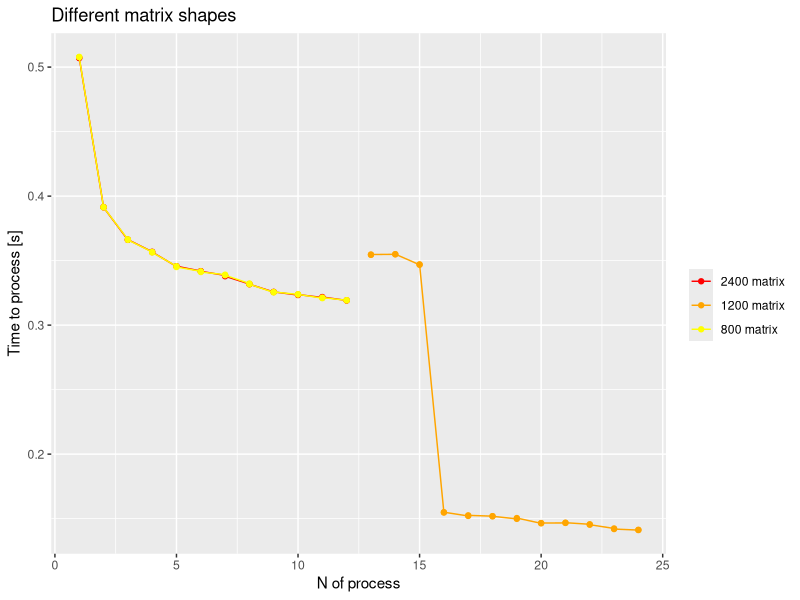
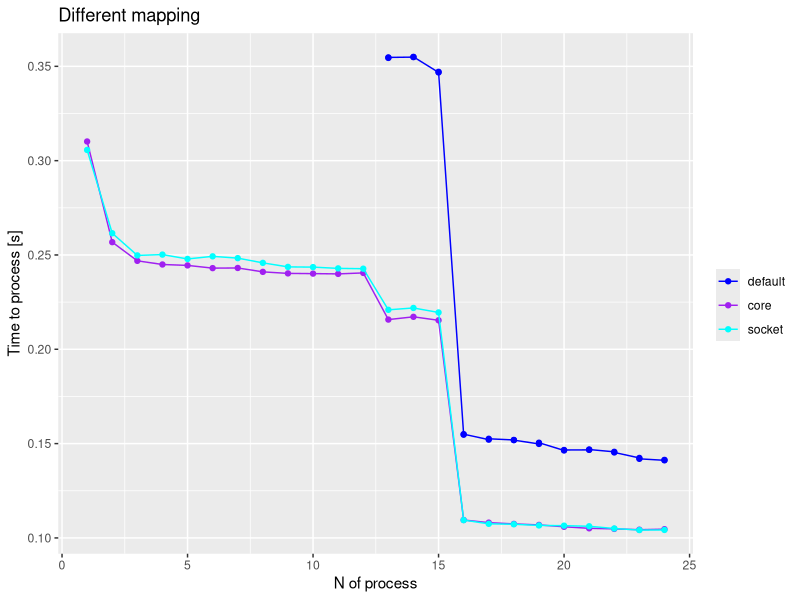
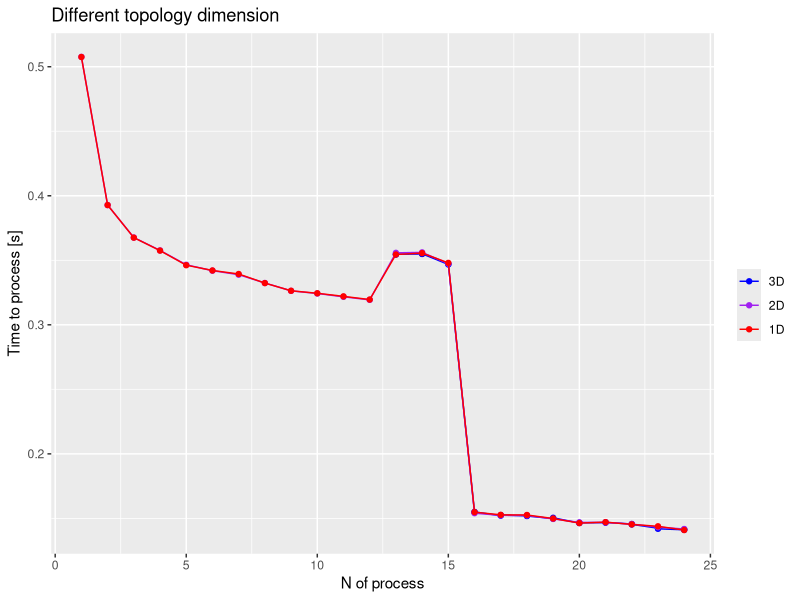

Here is the R script that generated these plots, in order:
## ---- chunk 1
library(tidyverse)
library(ggplot2)

mean_data <- function(matrix){
    n = 24
    rep = 10
    mean_dataframe <- data.frame(matrix(nrow=0, ncol = 2))
    colnames(mean_dataframe) <- c("n_process", "time")
    seq_row = seq(0, n*rep, by=rep)
    for (i in 1:n){
        mean = 0
        for (j in 0:(rep-1)){
            row = seq_row[i]+j+1
            mean = mean + matrix[row, 2]
        }
        mean = mean / rep
        mean_dataframe <- mean_dataframe %>%
            add_row(n_process = matrix[(row-1),1], time = mean)
    }
    
    return(mean_dataframe)
}


## ---- chunk 2
data_matrix <- data.frame(read.csv("data_matrix.csv",col.names = c("n_process", "time"), header = F))

dif_shape <- 10*24
seq_shape <- seq(1, dif_shape*4, by=dif_shape)

data_2400 <- mean_data(data_matrix[seq_shape[1]:(seq_shape[2]-1),])
data_1200 <- mean_data(data_matrix[seq_shape[2]:(seq_shape[3]-1),])
data_800 <- mean_data(data_matrix[seq_shape[3]:(seq_shape[4]-1),])

data_1200 <- data_1200 %>%
    add_column(speedup = data_1200[1,2]/data_1200$time)


#modeled with 1200x200x100 matrix (only this because are always equals)
data_matrix_core <- data.frame(read.csv("data_matrix_core.csv",col.names = c("n_process", "time"), header = F))
data_matrix_socket <- data.frame(read.csv("data_matrix_socket.csv",col.names = c("n_process", "time"), header = F))

data_core <- mean_data(data_matrix_core[1:(dif_shape),])
data_socket <- mean_data(data_matrix_socket[1:(dif_shape),])

#always modeled with 1200x200x100
data_matrix_1D <- data.frame(read.csv("data_matrix_1D.csv",col.names = c("n_process", "time"), header = F))
data_matrix_2D <- data.frame(read.csv("data_matrix_2D.csv",col.names = c("n_process", "time"), header = F))

data_1D <- mean_data(data_matrix_1D[1:(dif_shape),])
data_2D <- mean_data(data_matrix_2D[1:(dif_shape),])

## ---- chunk 3

ggplot(data=data_2400, mapping = aes(x = n_process, y=time)) +
    
    ggtitle("Different matrix shapes") +
    xlab("N of process") +
    ylab("Time to process [s]") +
    
    geom_point(aes(color = "2400 matrix")) +
    geom_line(data = data_2400, aes(color = "2400 matrix")) +
    geom_point(data=data_1200, aes(color = "1200 matrix")) +
    geom_line(data=data_1200, aes(color = "1200 matrix")) +
    geom_point(data=data_800, aes(color = "800 matrix")) +
    geom_line(data=data_800, aes(color = "800 matrix")) +
    
    scale_colour_manual("", 
                      breaks = c("2400 matrix", "1200 matrix", "800 matrix"),
                      values = c("2400 matrix" = "red","1200 matrix" = "orange", "800 matrix" = "yellow")
                      ) 

## ---- chunk 4

ggplot(data=data_1200, mapping = aes(x = n_process, y=time)) +
    
    ggtitle("Different mapping") +
    xlab("N of process") +
    ylab("Time to process [s]") +
    
    geom_point(aes(color = "default")) +
    geom_line(aes(color = "default")) +
    geom_point(data=data_core, aes(color = "core")) +
    geom_line(data=data_core, aes(color = "core")) +
    geom_point(data=data_socket, aes(color = "socket")) +
    geom_line(data=data_socket, aes(color = "socket")) +
    
    scale_colour_manual("", 
                      breaks = c("default", "core", "socket"),
                      values = c("default" = "blue","core" = "purple", "socket" = "cyan")
                      ) 

## ---- chunk 5
#
ggplot(data=data_1200, mapping = aes(x = n_process, y=time)) +
    
    ggtitle("Different topology dimension") +
    xlab("N of process") +
    ylab("Time to process [s]") +
    
    geom_point(aes(color = "3D")) +
    geom_line(aes(color = "3D")) +
    geom_point(data=data_2D, aes(color = "2D")) +
    geom_line(data=data_2D, aes(color = "2D")) +
    geom_point(data=data_1D, aes(color = "1D")) +
    geom_line(data=data_1D, aes(color = "1D")) +
    
    scale_colour_manual("", 
                      breaks = c("3D", "2D", "1D"),
                      values = c("3D" = "blue","2D" = "purple", "1D" = "red")
                      ) 

## ---- chunk 6

